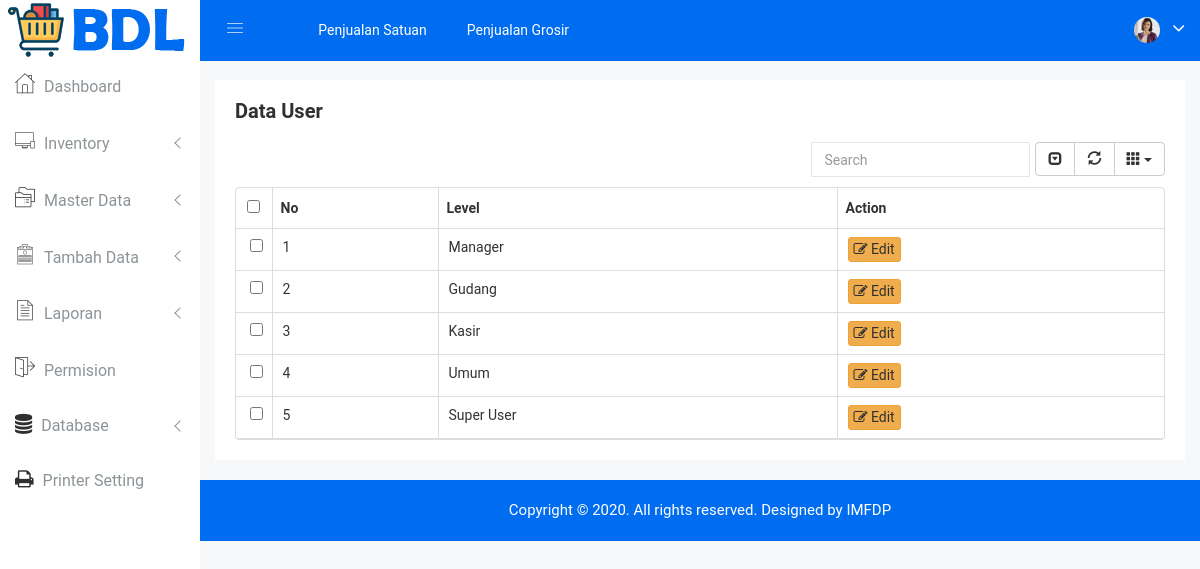
/list-level.php (signed in), run on the app's committed database.
### tables this page shows
CREATE TABLE `tbl_level` (
  `id_level` int(2) NOT NULL AUTO_INCREMENT,
  `level` varchar(20) NOT NULL,
  PRIMARY KEY (`id_level`)
);

### list-level.php (the view, shortened to what this page needs)
<!doctype html>
<html class="no-js" lang="en">
<head>
    <link href="css/font.css" rel="stylesheet">
    <link rel="stylesheet" href="css/bootstrap.min.css">
    <link rel="stylesheet" href="css/font-awesome.min.css">
    <link rel="stylesheet" href="css/owl.carousel.css">
    <link rel="stylesheet" href="css/owl.theme.css">
    <link rel="stylesheet" href="css/owl.transitions.css">
    <link rel="stylesheet" href="css/animate.css">
    <link rel="stylesheet" href="css/normalize.css">
    <link rel="stylesheet" href="css/meanmenu.min.css">
    <link rel="stylesheet" href="css/main.css">
    <link rel="stylesheet" href="css/educate-custon-icon.css">
    <link rel="stylesheet" href="css/morrisjs/morris.css">
    <link rel="stylesheet" href="css/scrollbar/jquery.mCustomScrollbar.min.css">
    <link rel="stylesheet" href="css/metisMenu/metisMenu.min.css">
    <link rel="stylesheet" href="css/metisMenu/metisMenu-vertical.css">
    <link rel="stylesheet" href="css/calendar/fullcalendar.min.css">
    <link rel="stylesheet" href="css/calendar/fullcalendar.print.min.css">
    <link rel="stylesheet" href="css/editor/select2.css">
    <link rel="stylesheet" href="css/editor/datetimepicker.css">
    <link rel="stylesheet" href="css/editor/bootstrap-editable.css">
    <link rel="stylesheet" href="css/editor/x-editor-style.css">
    <link rel="stylesheet" href="css/data-table/bootstrap-table.css">
    <link rel="stylesheet" href="css/data-table/bootstrap-editable.css">
    <link rel="stylesheet" href="css/notifications/Lobibox.min.css">
    <link rel="stylesheet" href="css/notifications/notifications.css">
    <link rel="stylesheet" href="css/modals.css">
    <link rel="stylesheet" href="style.css">
    <link rel="stylesheet" href="css/responsive.css">
</head>
<body>
    <?php include 'assets/sidebar.php' ?>
    <div class="all-content-wrapper">
        <div class="container-fluid">
            <div class="row">
                <div class="col-lg-12 col-md-12 col-sm-12 col-xs-12">
                    <div class="logo-pro">
                        <a href="index.html"><img class="main-logo" src="img/logo/logo.png" alt="" /></a>
                    </div>
                </div>
            </div>
        </div>
        <div class="header-advance-area">
            <?php include 'assets/header-top.php' ?>
        </div>
        <div class="data-table-area mg-b-15">
            <div class="container-fluid">
                <div class="row">
                    <div class="col-lg-12 col-md-12 col-sm-12 col-xs-12">
                        <div class="sparkline13-list">
                            <div class="sparkline13-hd">
                                <div class="main-sparkline13-hd">
                                    <h1>Data <span class="table-project-n">User</span></h1>
                                </div>
                            </div>
                            <div class="sparkline13-graph">
                                <div class="datatable-dashv1-list custom-datatable-overright">
                                    <?php
                                    include 'main/koneksi.php';
                                    $q = mysqli_query($koneksi,"SELECT * FROM tbl_level WHERE id_level != 0 AND id_level!=1");
                                    ?>
                                    <table id="table" data-toggle="table" data-pagination="false" data-search="true" data-show-columns="true" data-show-pagination-switch="true" data-show-refresh="true" data-key-events="false" data-show-toggle="false" data-resizable="true" data-cookie="true"
                                        data-cookie-id-table="saveId" data-show-export="false" data-click-to-select="true" data-toolbar="#toolbar">
                                        <thead>
                                            <tr>
                                                <th>No</th>
                                                <th data-field="username" data-editable="false">Level</th>
                                                <th data-field="action">Action</th>
                                            </tr>
                                        </thead>
                                        <tbody>
                                            <?php
                                            $no=1;
                                            while ($data = mysqli_fetch_array($q)) {?>
                                            <tr>
                                                <td><?php echo $no++ ?></td>
                                                <td><?php echo $data['level'] ?></td>
                                                <td style="text-align:center;">
                                                    <a class="btn btn-xs btn-warning" href="_permision.php?id=<?php echo $data['id_level'] ?>" title="Edit"><span class="fa fa-edit"></span> Edit</a>
                                                </td>
                                            </tr>
                                            <?php } ?>
                                        </tbody>
                                    </table>
                                </div>
                            </div>
                        </div>
                    </div>
                </div>
            </div>
        </div>
        <?php include 'assets/footer.php' ?>
    </div>
</body>
</html>

### css/main.css (style rules this page uses)
html { color: #222; font-size: 1em; line-height: 1.4; }

### data on the page
tbl_level: level "Manager"
tbl_level: level "Gudang"
tbl_level: level "Kasir"
tbl_level: level "Umum"
tbl_level: level "Super User"
